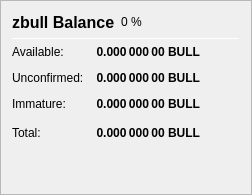
                   <widget class="QFrame" name="frame_ZerocoinBalances">
                    <property name="frameShape">
                     <enum>QFrame::StyledPanel</enum>
                    </property>
                    <property name="frameShadow">
                     <enum>QFrame::Raised</enum>
                    </property>
                    <layout class="QVBoxLayout" name="verticalLayout_7">
                     <item>
                      <layout class="QHBoxLayout" name="horizontalLayout_8" stretch="0,0,0">
                       <item>
                        <widget class="QLabel" name="label_5z_3">
                         <property name="minimumSize">
                          <size>
                           <width>0</width>
                           <height>20</height>
                          </size>
                         </property>
                         <property name="font">
                          <font>
                           <pointsize>12</pointsize>
                           <weight>75</weight>
                           <bold>true</bold>
                          </font>
                         </property>
                         <property name="text">
                          <string>zbull Balance</string>
                         </property>
                        </widget>
                       </item>
                       <item>
                        <widget class="QLabel" name="labelzbullPercent">
                         <property name="text">
                          <string notr="true">0 %</string>
                         </property>
                        </widget>
                       </item>
                       <item>
                        <spacer name="horizontalSpacer_11">
                         <property name="orientation">
                          <enum>Qt::Horizontal</enum>
                         </property>
                         <property name="sizeHint" stdset="0">
                          <size>
                           <width>40</width>
                           <height>20</height>
                          </size>
                         </property>
                        </spacer>
                       </item>
                      </layout>
                     </item>
                     <item>
                      <widget class="Line" name="line_ZerocoinBalance">
                       <property name="minimumSize">
                        <size>
                         <width>0</width>
                         <height>1</height>
                        </size>
                       </property>
                       <property name="maximumSize">
                        <size>
                         <width>16777215</width>
                         <height>1</height>
                        </size>
                       </property>
                       <property name="orientation">
                        <enum>Qt::Horizontal</enum>
                       </property>
                      </widget>
                     </item>
                     <item>
                      <layout class="QGridLayout" name="gridLayout_5">
                       <property name="spacing">
                        <number>12</number>
                       </property>
                       <item row="1" column="0">
                        <widget class="QLabel" name="labelzBalanceMatureText">
                         <property name="toolTip">
                          <string>Mature: more than 20 confirmation and more than 1 mint of the same denomination after it was minted.
These zbull are spendable.</string>
                         </property>
                         <property name="text">
                          <string>Available:</string>
                         </property>
                        </widget>
                       </item>
                       <item row="1" column="1">
                        <widget class="QLabel" name="labelzBalanceMature">
                         <property name="font">
                          <font>
                           <weight>75</weight>
                           <bold>true</bold>
                          </font>
                         </property>
                         <property name="toolTip">
                          <string>Mature: more than 20 confirmation and more than 1 mint of the same denomination after it was minted.
These zbull are spendable.</string>
                         </property>
                         <property name="text">
                          <string notr="true">0.000 000 00 BULL</string>
                         </property>
                         <property name="alignment">
                          <set>Qt::AlignRight|Qt::AlignTrailing|Qt::AlignVCenter</set>
                         </property>
                        </widget>
                       </item>
                       <item row="2" column="0">
                        <widget class="QLabel" name="labelzBalanceUnconfirmedText">
                         <property name="toolTip">
                          <string>Unconfirmed: less than 20 confirmations
Immature: confirmed, but less than 1 mint of the same denomination after it was minted</string>
                         </property>
                         <property name="text">
                          <string>Unconfirmed:</string>
                         </property>
                        </widget>
                       </item>
                       <item row="2" column="1">
                        <widget class="QLabel" name="labelzBalanceUnconfirmed">
                         <property name="font">
                          <font>
                           <weight>75</weight>
                           <bold>true</bold>
                          </font>
                         </property>
                         <property name="toolTip">
                          <string>Unconfirmed: less than 20 confirmations
Immature: confirmed, but less than 1 mint of the same denomination after it was minted</string>
                         </property>
                         <property name="text">
                          <string notr="true">0.000 000 00 BULL</string>
                         </property>
                         <property name="alignment">
                          <set>Qt::AlignRight|Qt::AlignTrailing|Qt::AlignVCenter</set>
                         </property>
                        </widget>
                       </item>
                       <item row="3" column="0">
                        <widget class="QLabel" name="labelzBalanceImmatureText">
                         <property name="toolTip">
                          <string>Unconfirmed: less than 20 confirmations
Immature: confirmed, but less than 1 mint of the same denomination after it was minted</string>
                         </property>
                         <property name="text">
                          <string>Immature:</string>
                         </property>
                        </widget>
                       </item>
                       <item row="3" column="1">
                        <widget class="QLabel" name="labelzBalanceImmature">
                         <property name="font">
                          <font>
                           <weight>75</weight>
                           <bold>true</bold>
                          </font>
                         </property>
                         <property name="toolTip">
                          <string>Unconfirmed: less than 20 confirmations
Immature: confirmed, but less than 1 mint of the same denomination after it was minted</string>
                         </property>
                         <property name="text">
                          <string notr="true">0.000 000 00 BULL</string>
                         </property>
                         <property name="alignment">
                          <set>Qt::AlignRight|Qt::AlignTrailing|Qt::AlignVCenter</set>
                         </property>
                        </widget>
                       </item>
                       <item row="4" column="0">
                        <widget class="QLabel" name="labelzBalanceText">
                         <property name="toolTip">
                          <string>Your current zbull balance, unconfirmed and immature zbull included.</string>
                         </property>
                         <property name="text">
                          <string>Total:</string>
                         </property>
                        </widget>
                       </item>
                       <item row="4" column="1">
                        <widget class="QLabel" name="labelzBalance">
                         <property name="font">
                          <font>
                           <weight>75</weight>
                           <bold>true</bold>
                          </font>
                         </property>
                         <property name="cursor">
                          <cursorShape>IBeamCursor</cursorShape>
                         </property>
                         <property name="toolTip">
                          <string>Your current zbull balance, unconfirmed and immature zbull included.</string>
                         </property>
                         <property name="text">
                          <string notr="true">0.000 000 00 BULL</string>
                         </property>
                         <property name="alignment">
                          <set>Qt::AlignRight|Qt::AlignTrailing|Qt::AlignVCenter</set>
                         </property>
                         <property name="textInteractionFlags">
                          <set>Qt::LinksAccessibleByMouse|Qt::TextSelectableByKeyboard|Qt::TextSelectableByMouse</set>
                         </property>
                        </widget>
                       </item>
                       <item row="4" column="2">
                        <spacer name="horizontalSpacer_4">
                         <property name="orientation">
                          <enum>Qt::Horizontal</enum>
                         </property>
                         <property name="sizeHint" stdset="0">
                          <size>
                           <width>40</width>
                           <height>20</height>
                          </size>
                         </property>
                        </spacer>
                       </item>
                      </layout>
                     </item>
                     <item>
                      <spacer name="verticalSpacer_4">
                       <property name="orientation">
                        <enum>Qt::Vertical</enum>
                       </property>
                       <property name="sizeHint" stdset="0">
                        <size>
                         <width>20</width>
                         <height>40</height>
                        </size>
                       </property>
                      </spacer>
                     </item>
                    </layout>
                   </widget>
